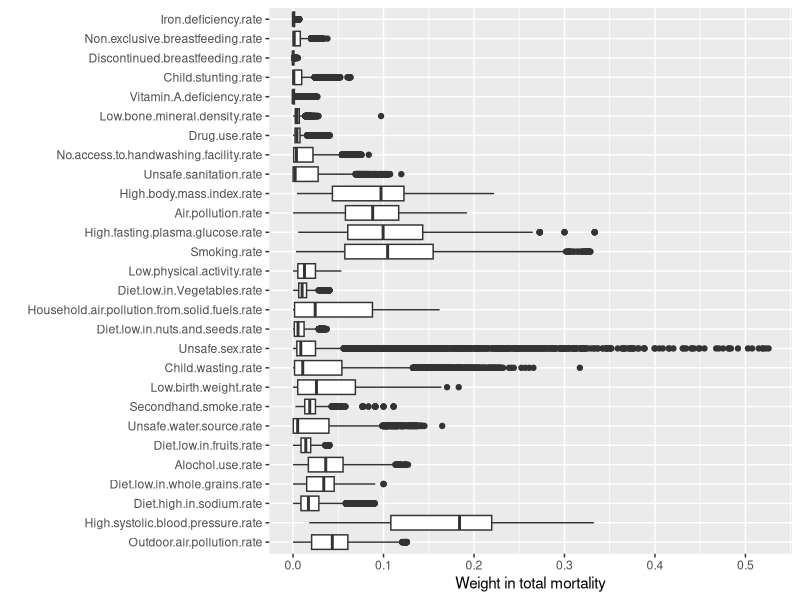

Reproduce this figure in R.
## ---- chunk 1
# Load  libraries
# library(shiny)
# library(shinyWidgets)
library(ggplot2)
library(gridExtra)
library(knitr)
library(dplyr)


# load dataset
df_original <- read.csv("./Countries and death causes.csv",header = T, sep=",")

df <- df_original

dietVars <- c('Diet.low.in.whole.grains', 'Diet.low.in.fruits', 'Diet.low.in.Vegetables', 'Diet.low.in.nuts.and.seeds', 'Diet.high.in.sodium')

dietTargetVar <- c('Diet.high.in.sodium')
dietFeatureVars <- dietVars[dietVars != dietTargetVar]

count_nas <- function(data){
  count_missing <- function(data){
    sapply(data, FUN=function(col) sum(is.na(col)))
  }
  nacounts <- count_missing(data)
  hasNA = which(nacounts > 0)
  nacounts[hasNA]
}

count_null <- function(data){
  count_missing <- function(data){
    sapply(data, FUN=function(col) sum(col == ''))
  }
  nullcounts <- count_missing(data)
  hasNull = which(nullcounts > 0)
  nullcounts[hasNull]
}

count_negative <- function(data){
  count_missing <- function(data){
    sapply(data, FUN=function(col) sum(col < 0))
  }
  negcounts <- count_missing(data)
  hasNegative = which(negcounts > 0)
  negcounts[hasNegative]
}

dataUK <- df[df['Entity']=='United Kingdom',] #df[df['Entity']=='China',]
dataTAN <- df[df['Entity']=='Tanzania',]
dataNLD <- df[df['Entity']=='Netherlands',]
dataCAM <- df[df['Entity']=='Cambodia',]

## ---- chunk 2

data.frame(
  columeID = col(df)[1,],
  variables = names(df),
  class = sapply(df, typeof),
  first_values = sapply(df, function(x) paste0(head(x), collapse = ', ')),
  row.names = NULL) |>
kable()

summary(df) |> kable()

head(df) |> kable()

## ---- chunk 3
df_2010 <- df[df['Year']==2010, 
  c('Entity', 'Code', 'Outdoor.air.pollution','Child.wasting', 'Smoking', 'Drug.use')]
countries <- c('Afghanistan', 'Morocco', 'Nigeria', 'Australia', 'Belgium', 'Congo')
snippet <- subset(df_2010, Entity %in% countries)
names(snippet)[1] <- 'Country'
print(snippet)
## ---- chunk 4

numericVars <- names(df[, -c(1:3)]) # ignore Entity, Code and Year columns
df_num <- df[numericVars]

print(sum(is.na(df_num)))

print(sum(is.null(df_num)))

print(sum(df_num < 0))

print(sum(df_num == 0))
## ---- chunk 5

count_empty <- function(data){
  count_missing <- function(data){
    sapply(data, FUN=function(col) sum(col == ''))
  }
  nullcounts <- count_missing(data)
  hasNull = which(nullcounts > 0)
  nullcounts[hasNull]
}

print(count_empty(df))
empty_rows <- df[df$Code == '', ]
print(empty_rows[sample(nrow(empty_rows), size = 6, replace = F), c(1:6)])
## ---- chunk 6
df$Code <- NULL
## ---- chunk 7
outcome <- c('smoking.kills.more')
# sodium.over.median
pos <- TRUE # positive value indicator
## ---- chunk 8
df$Entity <- as.factor(df$Entity)
df$Year <- as.factor(df$Year)

df$total.mortality <- rowSums(df[numericVars])

for (col in numericVars) {
    df[paste0(col, ".rate")] <- df[col] / df['total.mortality']
}

rateVars <- grep("\\.rate$", names(df), value = TRUE)

figRateAll <- ggplot(stack(df[rateVars])) + geom_boxplot(mapping = aes(x = ind, y = values)) + labs(x ='', y='Weight in total mortality') + coord_flip() 

print(figRateAll)

## ---- chunk 9

df <- df |>
  mutate(
    smoking.kills.more = (Smoking.rate > High.body.mass.index.rate)
)

d <- df

set.seed(729375)
d$rgroup <- runif(dim(d)[1])
dTrainAll <- subset(d, rgroup<=0.9)
dTest <- subset(d, rgroup>0.9)

# split dTrainAll into a training set and a validation (or calibration) set
useForCal <- rbinom(n=dim(dTrainAll)[1], size=1, prob=0.1)>0
dCal <- subset(dTrainAll, useForCal)
dTrain <- subset(dTrainAll, !useForCal)

print(dim(dTrain))

print(dim(dCal))

print(dim(dTest))

## ---- chunk 10

# names of columns that are categorical type and numerical type
vars <- setdiff(colnames(dTrainAll), c(outcome, 'rgroup'))
catVars <- vars[sapply(df[,vars], class) %in% c('character', 'logical', 'factor')]

mkPredC <- function(outCol, varCol, appCol) {
  pPos <- sum(outCol==pos)/length(outCol)
  naTab <- table(as.factor(outCol[is.na(varCol)]))
  pPosWna <- (naTab/sum(naTab))[pos]
  vTab <- table(as.factor(outCol), varCol)
  pPosWv <- (vTab[pos,]+1.0e-3*pPos)/(colSums(vTab)+1.0e-3)
  pred <- pPosWv[appCol]
  pred[is.na(appCol)] <- pPosWna
  pred[is.na(pred)] <- pPos
  pred
}

# now go through all the categorical variables in the `catVars` vector
# and perform the predictions. 
for (v in catVars) {
  pi <- paste('pred.', v, sep='')
  dTrain[,pi] <- mkPredC(dTrain[,outcome], dTrain[,v], dTrain[,v])
  dCal[,pi] <- mkPredC(dTrain[,outcome], dTrain[,v], dCal[,v])
  dTest[,pi] <- mkPredC(dTrain[,outcome], dTrain[,v], dTest[,v])
}

# Define a function to compute log likelihood so that we can reuse it.
logLikelihood <- function(ypred, ytrue) {
  sum(ifelse(ytrue, log(ypred), log(1-ypred)), na.rm=T)
}

# Compute the likelihood of the Null model on the calibration
pred.Null <- sum(dTrain[,outcome]==pos)/nrow(dTrain)
cat("Proportion of outcome == True in dTrain:", pred.Null)

logNull <- logLikelihood(sum(dCal[,outcome]==pos)/nrow(dCal), dCal[,outcome]==pos)
cat("The log likelihood of the Null model is:", logNull)

selCatVars <- c()

for (v in catVars) {
  pi <- paste('pred.', v, sep='')
  logPred <- logLikelihood(dCal[,pi], dCal[,outcome]==pos)
  cat(sprintf("%6s, log likelihood of: %g\n", v, logPred))
  devDrop <- 2*(logPred - logNull)
  
  cat(sprintf("%6s, deviance reduction: %g\n", v, devDrop))
  selCatVars <- c(selCatVars, pi)
}

devDrop <- 2*(logLikelihood(dCal[,outcome], dCal[,outcome]==pos) - logNull)
cat(sprintf("%6s, To compare, deviance reduction of the ground truth is: %g\n", outcome, devDrop))

## ---- chunk 11
numericVars <- vars[sapply(df[,vars], class) %in% c('numeric','integer')]

# get all percentage / rate variables 
rateVars <- grep("\\.rate$", numericVars, value = TRUE)

mkPredN <- function(outCol, varCol, appCol) {
  cuts <- unique(as.numeric(
    quantile(varCol, probs=seq(0, 1, 0.1), na.rm=T)))
  varC <- cut(varCol, cuts)
  appC <- cut(appCol, cuts)
  mkPredC(outCol, varC, appC)
}

# now go through all the diet related numerical variables in the `numericVars` vector and perform the predictions.
for (v in rateVars) {
  pi <- paste('pred.', v, sep='')
  dTrain[,pi] <- mkPredN(dTrain[,outcome], dTrain[,v], dTrain[,v])
  dTest[,pi] <- mkPredN(dTrain[,outcome], dTrain[,v], dTest[,v])
  dCal[,pi] <- mkPredN(dTrain[,outcome], dTrain[,v], dCal[,v])
}

# selNumVars is a vector that keeps the names of the top performing numerical variables.
selNumVars <- c()
minDrop <- 0

for (v in rateVars) {
  pi <- paste('pred.', v, sep='')
  logPred <- logLikelihood(dCal[,pi], dCal[,outcome]==pos)
  
  devDrop <- 2*(logPred - logNull)
  #if (devDrop >= minDrop) {
    cat(sprintf("%6s, deviance reduction: %g\n", v, devDrop))
    selNumVars <- c(selNumVars, pi)
  #}
}

## ---- chunk 12
library(ROCR)
calcAUC <- function(ypred, ytrue) {
  perf <- performance(prediction(ypred, ytrue), 'auc')
  as.numeric(perf@y.values)
}

selVars <- c(selCatVars, selNumVars)

## Performance of the top performing single variables on the test set:
for(v in selVars) {
  pi <- v
  aucTrain <- calcAUC(dTrain[,pi], dTrain[,outcome])
  if (aucTrain >= 0.51) {
    aucCal <- calcAUC(dCal[,pi], dCal[,outcome])
    print(sprintf(
      "%s: trainAUC: %4.3f; calibrationAUC: %4.3f",
      pi, aucTrain, aucCal))
  }
}

pred.Null <- rep(pred.Null, nrow(dCal))
aucNull <- calcAUC(pred.Null, dCal[,outcome])
cat(sprintf("AUC of null model in calibration is: %g\n", aucNull))

# Run 100-fold cross validation
vars <- catVars

for (var in vars) {
  aucs <- rep(0,100)
  for (rep in 1:length(aucs)) {
    useForCalRep <- rbinom(n=nrow(dTrainAll), size=1, prob=0.1) > 0
    predRep <- mkPredC(dTrainAll[!useForCalRep, outcome],
    dTrainAll[!useForCalRep, var],
    dTrainAll[useForCalRep, var])
    aucs[rep] <- calcAUC(predRep, dTrainAll[useForCalRep, outcome])
  }
  print(sprintf("%s: mean: %4.3f; sd: %4.3f", var, mean(aucs), sd(aucs)))
}

## ---- chunk 13

# fig1 <- ggplot(dCal) + geom_density(aes(x=pred.fruit.over.median, color=as.factor(sodium.over.median)))
# print(fig1)
